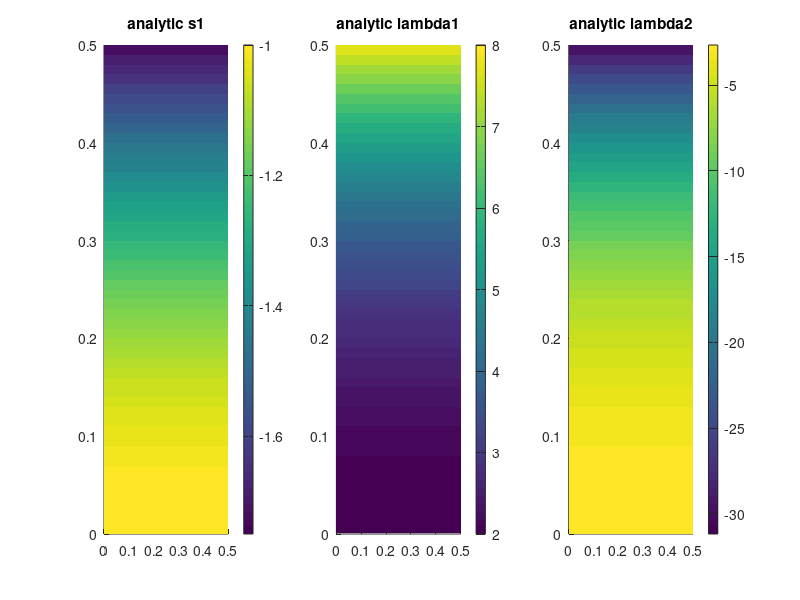
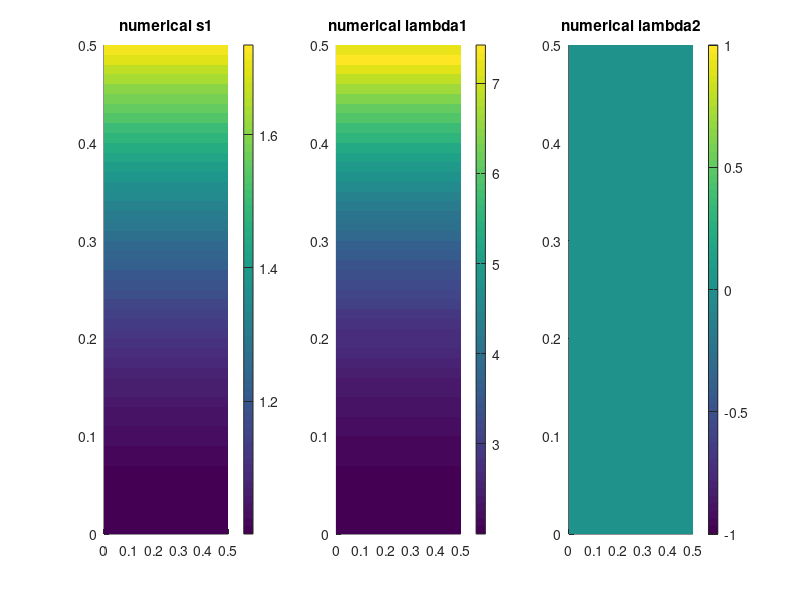
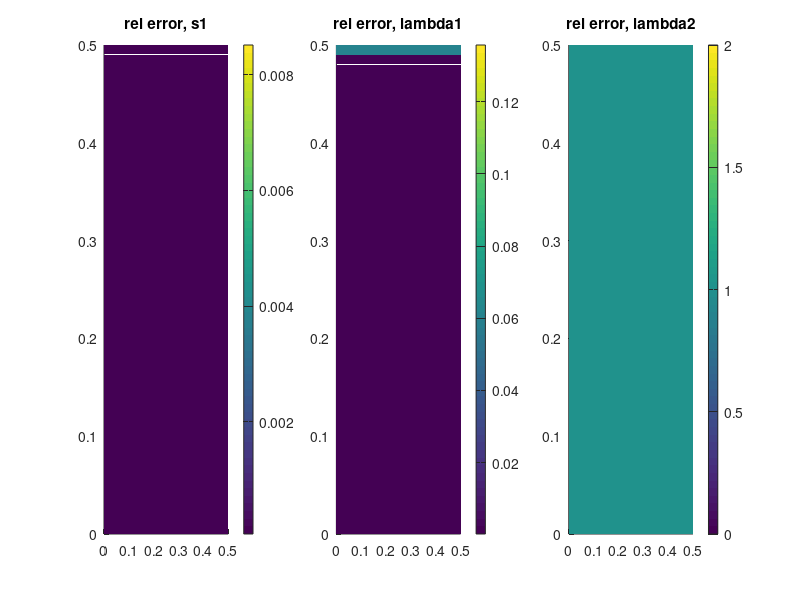
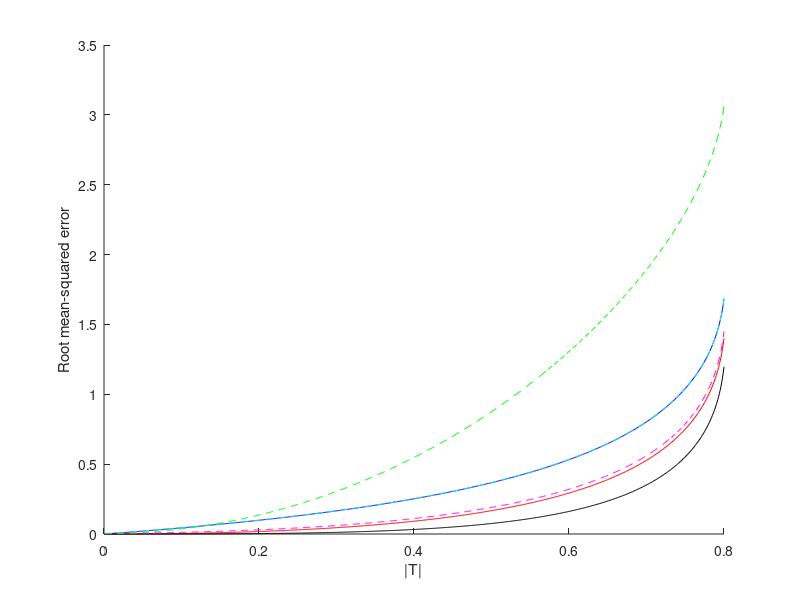

Reproduce these figures in MATLAB, in order.
clear all
close all
clc
y=0:0.01:0.5;
dy = y(2)-y(1);
dx = dy;%y(2)-y(1);
dt=1;
ydim = length(y);
xdim=ydim;
[x,y]=meshgrid(y,y);
%y=y(:);


for t =1:3
    u(:,:,t) = x;
    v(:,:,t) = -y-y.^3;
end

[dudx,dudy,dudt] = gradient(u,dx,dy,1);
[dvdx,dvdy,dvdt] = gradient(v,dx,dy,1);

Du = dudt+u.*dudx+v.*dudy;
Dv = dvdt+u.*dvdx+v.*dvdy;

[dDudx,dDudy,dDudt] = gradient(Du,dx,dy,1);
[dDvdx,dDvdy,dDvdt] = gradient(Dv,dx,dy,1);

au = dudt;
av = dvdt;

[daudx,daudy,daudt] = gradient(au,dx,dy,dt);
[davdx,davdy,davdt] = gradient(av,dx,dy,dt);

[daudtdx,daudtdy,daudtdt] = gradient(daudt,dx,dy,dt);
[davdtdx,davdtdy,davdtdt] = gradient(davdt,dx,dy,dt);


Dau = daudt+u.*daudx+v.*daudy;
Dav = davdt+u.*davdx+v.*davdy;

[dDaudx,dDaudy,dDaudt] = gradient(Dau,dx,dy,dt);
[dDavdx,dDavdy,dDavdt] = gradient(Dav,dx,dy,dt);




for t =1:3
    for i =1:ydim
        for j = 1:xdim
            Grad_v = [dudx(i,j,t), dudy(i,j,t);dvdx(i,j,t), dvdy(i,j,t)];
            Grad_D = [dDudx(i,j,t), dDudy(i,j,t); dDvdx(i,j,t), dDvdy(i,j,t)];
            Grad_a = [daudx(i,j,t), daudy(i,j,t);davdx(i,j,t), davdy(i,j,t)];
            Grad_Da = [dDaudx(i,j,t), dDaudy(i,j,t); dDavdx(i,j,t), dDavdy(i,j,t)];
            Grad_dadt = [daudtdx(i,j,t), daudtdy(i,j,t); davdtdx(i,j,t), davdtdy(i,j,t)];
            S = 0.5*(Grad_v + Grad_v');
            B = 0.5*(Grad_D + Grad_D')+(Grad_v'*Grad_v);
            %Q = 0.5*(Grad_Da + Grad_Da')+(Grad_v'*Grad_a+Grad_a'*Grad_v);
            Q = 0.5*(Grad_dadt + Grad_dadt')+(Grad_v'*Grad_a+Grad_a'*Grad_v);
            [V,D] = eig(S);
            if ~issorted(diag(D))
                [D,I] = sort(diag(D));
                V = V(:, I);
            end
            s1_numerical(i,j,t) = D(1,1);
            X0 = V(:,1);
            l1_numerical(i,j,t) = X0'*B*X0;
            
            AA = (l1_numerical(i,j,t)*eye(size(B))-B)*X0;
            BB = S-s1_numerical(i,j,t)*eye(size(B));
            if BB(1,2)==0;
                X1(1,1)=AA(1);
            else
                error('uh oh b!=0')
            end
            
            if B(2,1)==0;
                X1(2,1)=AA(2);
            else
                error('uh oh c!=0')
            end
            %}
            
            %X1 = pinv(-((B-l1_numerical(i,j,t)*eye(size(B)))*X0)\(S-s1_numerical(i,j,t)*eye(size(B))));
            %X1=X1';
            %res(i,j,t,:)=-((B-l1_numerical(i,j,t)*eye(size(B)))*X0)-(S-s1_numerical(i,j,t)*eye(size(B)))*X1;
            l2_numerical(i,j,t) = X0'*Q*X0 + X0'*B*X1 - l1_numerical(i,j,t)*X0'*X1;
              
        end
    end
end


s1_analytic = -(1+3*y.^2);
l1_analytic = 2 + 18*y.^2 + 24*y.^4;
l2_analytic = -(8/3 + 56*y.^2 + 192*y.^4 + 160*y.^6);


figure
subplot(131)
surface(x,y,s1_analytic,'edgecolor','none')
title('analytic s1')
colorbar()
subplot(132)
surface(x,y,l1_analytic,'edgecolor','none')
title('analytic lambda1')
colorbar()
subplot(133)
surface(x,y,l2_analytic,'edgecolor','none')
title('analytic lambda2')
colorbar()


figure
subplot(131)
surface(x,y,-s1_numerical(:,:,2),'edgecolor','none')
title('numerical s1')
colorbar()
subplot(132)
surface(x,y,l1_numerical(:,:,2),'edgecolor','none')
title('numerical lambda1')
colorbar()
subplot(133)
surface(x,y,l2_numerical(:,:,2),'edgecolor','none')
title('numerical lambda2')
colorbar()

figure
subplot(131)
surface(x,y,abs((s1_numerical(:,:,2))-s1_analytic)./abs(s1_analytic),'edgecolor','none')
title('rel error, s1')
colorbar()
subplot(132)
surface(x,y,abs((l1_numerical(:,:,2))-l1_analytic)./abs(l1_analytic),'edgecolor','none')
title('rel error, lambda1')
colorbar()
subplot(133)
surface(x,y,abs((l2_numerical(:,:,2))-l2_analytic)./abs(l2_analytic),'edgecolor','none')
title('rel error, lambda2')
colorbar()


k=0;
for T=0.001:0.001:0.8,
k=k+1;
T=-T;
sig_true=reshape(-(1/(2*T)*log(exp(4*T)./((1+y.^2)*exp(2*T) - y.^2).^3)),[],1);
s1=reshape(-(1+3*y.^2),[],1);
lam1=reshape(2 + 18*y.^2 + 24*y.^4,[],1);
lam2=reshape(-(8/3 + 56*y.^2 + 192*y.^4 + 160*y.^6),[],1);

sig_0 = reshape(-s1,[],1);
sig_1 = reshape(-(-s1.^2 + 1/2*lam1) * T ,[],1);
sig_2 = reshape(-(4/3*s1.^3 - s1.*lam1 + 1/4*lam2) * T^2 ,[],1);

err0(k)=sqrt(mean((sig_true-sig_0).^2));
err1(k)=sqrt(mean((sig_true-(sig_0+sig_1)).^2));
err2(k)=sqrt(mean((sig_true-(sig_0+sig_1+sig_2)).^2));


sig_0_numerical = reshape(-s1_numerical(:,:,2),[],1);
sig_1_numerical = reshape(-(-s1_numerical(:,:,2).^2 + 1/2*l1_numerical(:,:,2)) * T ,[],1);
sig_2_numerical = reshape(-(4/3*s1_numerical(:,:,2).^3 - s1_numerical(:,:,2).*l1_numerical(:,:,2) + 1/4*l2_numerical(:,:,2)) * T^2 ,[],1);

err0_numerical(k)=sqrt(mean((sig_true-sig_0_numerical).^2));
err1_numerical(k)=sqrt(mean((sig_true-(sig_0_numerical+sig_1_numerical)).^2));
err2_numerical(k)=sqrt(mean((sig_true-(sig_0_numerical+sig_1_numerical+sig_2_numerical)).^2));



sig_0_plot(k) = mean(reshape(-s1,[],1));
sig_1_plot(k) = mean(reshape(-(-s1.^2 + 1/2*lam1) * T ,[],1));
sig_2_plot(k) = mean(reshape(-(4/3*s1.^3 - s1.*lam1 + 1/4*lam2) * T^2 ,[],1));
sig_0_numerical_plot(k) = mean(reshape(-s1_numerical(:,:,2),[],1));
sig_1_numerical_plot(k) = mean(reshape(-(-s1_numerical(:,:,2).^2 + 1/2*l1_numerical(:,:,2)) * T ,[],1));
sig_2_numerical_plot(k) = mean(reshape(-(4/3*s1_numerical(:,:,2).^3 - s1_numerical(:,:,2).*l1_numerical(:,:,2) + 1/4*l2_numerical(:,:,2)) * T^2 ,[],1));






%err0(k)=sqrt(immse(sig_true,sig_0));
%err1(k)=sqrt(immse(sig_true,sig_0+sig_1));
%err2(k)=sqrt(immse(sig_true,sig_0+sig_1+sig_2));
%rho0(k)=corr(      sig_true,sig_0);
%rho1(k)=corr(      sig_true,sig_0+sig_1);
tt(k)=T;
end
figure
hold on
plot(abs(tt),err0,'b')
plot(abs(tt),err1,'r')
plot(abs(tt),err2,'k')
plot(abs(tt),err0_numerical,'c--')
plot(abs(tt),err1_numerical,'m--')
plot(abs(tt),err2_numerical,'g--')
xlabel('|T|');
ylabel('Root mean-squared error');

figure
hold on
plot(abs(tt),sig_0_plot,'b')
plot(abs(tt),sig_1_plot,'r')
plot(abs(tt),sig_2_plot,'k')
plot(abs(tt),sig_0_numerical_plot,'c--')
plot(abs(tt),sig_1_numerical_plot,'m--')
plot(abs(tt),sig_2_numerical_plot,'g--')

%{
figure
hold on
plot(abs(t),err0_numerical)
plot(abs(t),err1_numerical,'m')
plot(abs(t),err2_numerical,'k')
xlabel('|T|');
ylabel('Root mean-squared error');


%}